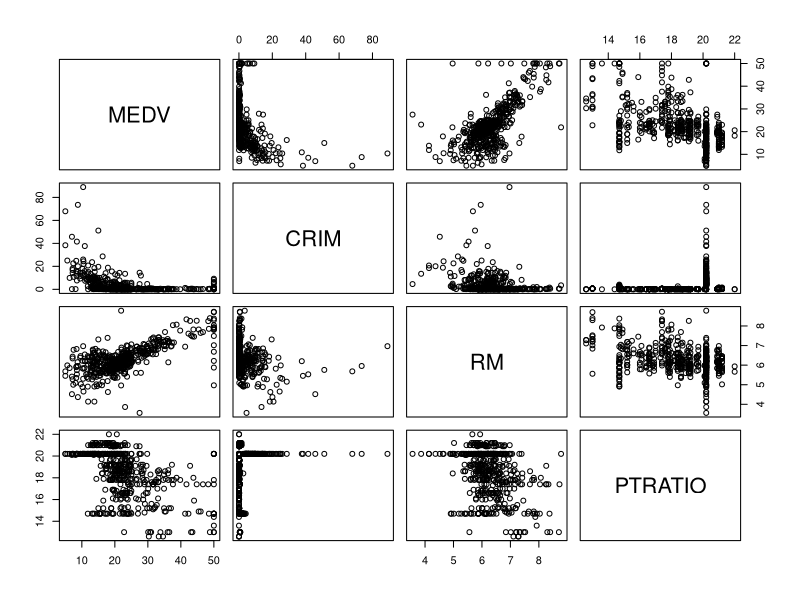
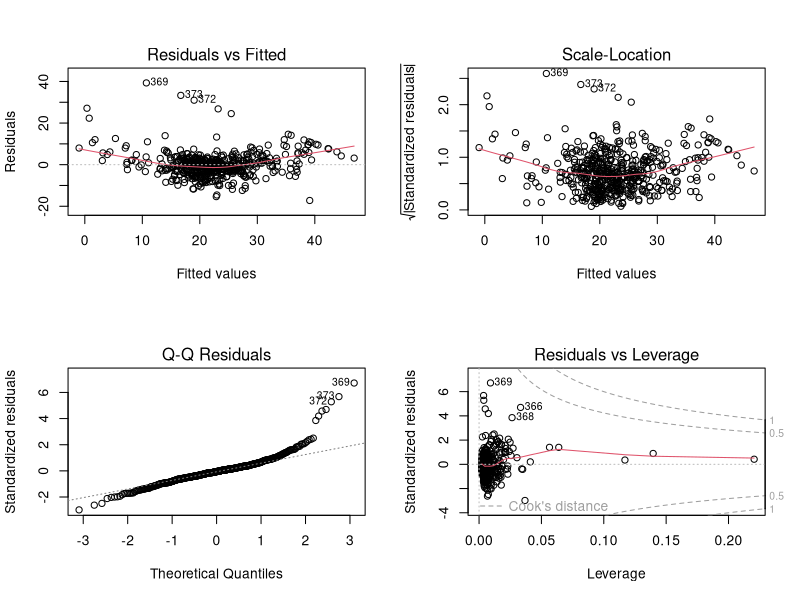

Reproduce these figures in R, in order.
## ---- chunk 1
knitr::opts_chunk$set(echo = TRUE)
## ---- chunk 2
housing <- read.csv("housing.csv", header = FALSE)
colnames(housing)[1] = "CRIM"
colnames(housing)[2] = "ZN"
colnames(housing)[3] = "INDUS"
colnames(housing)[4] = "CHAS"
colnames(housing)[5] = "NOX"
colnames(housing)[6] = "RM"
colnames(housing)[7] = "AGE"
colnames(housing)[8] = "DIS"
colnames(housing)[9] = "RAD"
colnames(housing)[10] = "TAX"
colnames(housing)[11] = "PTRATIO"
colnames(housing)[12] = "B"
colnames(housing)[13] = "LSTAT"
colnames(housing)[14] = "MEDV"

head(housing)
## ---- chunk 3
summary(housing)

## ---- chunk 4
crime <- cor(housing$CRIM, housing$MEDV)
paste("Crime to Cost: ",  crime)
## ---- chunk 5
rooms <- cor(housing$RM, housing$MEDV)
paste("Rooms to Cost: ",  rooms)
## ---- chunk 6
ptratio <- cor(housing$PTRATIO, housing$MEDV)
paste("Pupil Teacher ratio to Cost: ",  ptratio)
## ---- chunk 7

scatter_columns <- housing[, c("MEDV", "CRIM", "RM", "PTRATIO")]
head(scatter_columns)
## ---- chunk 8
pairs(scatter_columns)
## ---- chunk 9
head(scatter_columns)
## ---- chunk 10

model <- lm(MEDV~CRIM+RM+PTRATIO, data=scatter_columns)
print(model)
## ---- chunk 11
layout(matrix(c(1,2,3,4),2,2))
plot(model)
